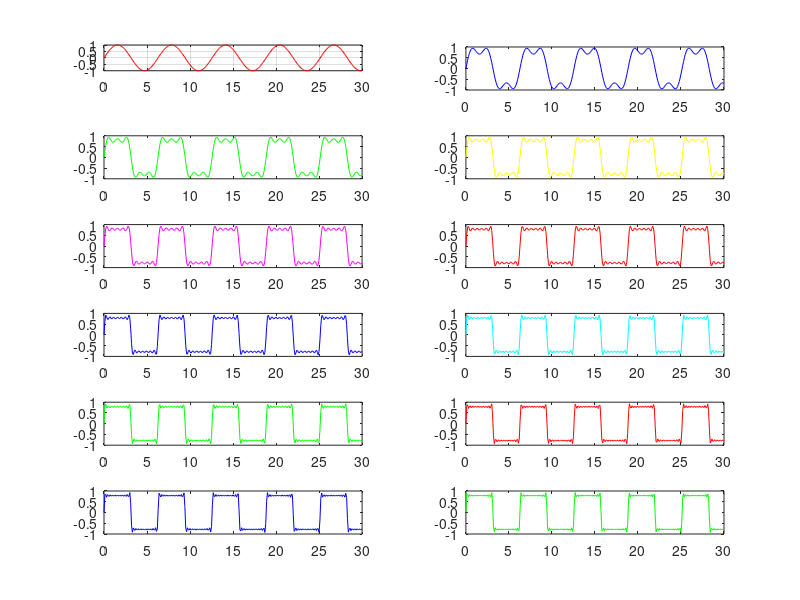

Here is the MATLAB script that generated this plot:
t=0:0.1:30;

y1=sin(t);
y2=y1+(1/3)*sin(3*t);
y3=y2+(1/5)*sin(5*t);
y4=y3+(1/7)*sin(7*t);
y5=y4+(1/9)*sin(9*t);
y6=y5+(1/11)*sin(11*t);
y7=y6+(1/13)*sin(13*t);
y8=y7+(1/15)*sin(15*t);
y9=y8+(1/17)*sin(17*t);
y10=y9+(1/19)*sin(19*t);
y11=y10+(1/21)*sin(21*t);
y12=y11+(1/23)*sin(23*t);


subplot(8,2,1);
plot(t,y1,'r');
grid on;
subplot(6,2,2);
plot(t,y2,'b');

subplot(6,2,3);
plot(t,y3,'g');

subplot(6,2,4);
plot(t,y4,'y');

subplot(6,2,5);
plot(t,y5,'m');

subplot(6,2,6);
plot(t,y6,'r');

subplot(6,2,7);
plot(t,y7,'b');

subplot(6,2,8);
plot(t,y8,'c');

subplot(6,2,9);
plot(t,y9,'g');

subplot(6,2,10);
plot(t,y10,'r');

subplot(6,2,11);
plot(t,y11,'b');

subplot(6,2,12);
plot(t,y12,'g');
